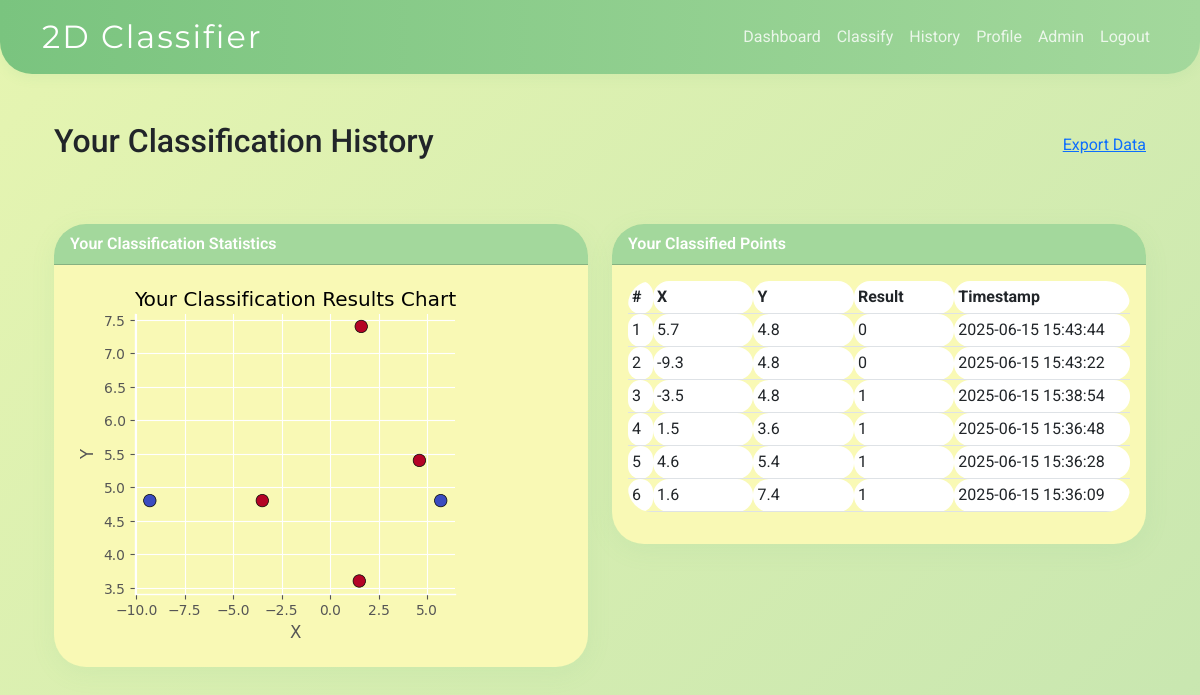
The app's page /history (signed in) with its own data.
### app/models.py (models this page shows)
class ClassifiedPoint(db.Model):
    id = db.Column(db.Integer, primary_key=True)
    user_id = db.Column(db.Integer, db.ForeignKey('user.id'))  # Foreign key to User
    x = db.Column(db.Float, nullable=False)
    y = db.Column(db.Float, nullable=False)
    label = db.Column(db.Integer, nullable=False)
    result = db.Column(db.Integer, nullable=False)
    timestamp = db.Column(db.DateTime, server_default=db.func.now())  # Creation time

### app/main/routes.py (the view)
@main.route('/history')
@login_required
def history():
    points = ClassifiedPoint.query.filter_by(user_id=current_user.id).order_by(ClassifiedPoint.timestamp.desc()).all()
    chart_image = None
    if points:
        plt.style.use('ggplot')
        xs = [p.x for p in points]
        ys = [p.y for p in points]
        results = [p.result for p in points]
        fig, ax = plt.subplots(figsize=(4,4))
        ax.scatter(xs, ys, c=results, cmap='coolwarm', s=80, edgecolor='black')
        ax.set_xlabel('X')
        ax.set_ylabel('Y')
        ax.set_title('Your Classification Results Chart')
        ax.spines['top'].set_visible(False)
        ax.spines['right'].set_visible(False)
        fig.subplots_adjust(left=0.18, right=0.98, top=0.88, bottom=0.18)
        buf = io.BytesIO()
        plt.savefig(buf, format='png', bbox_inches='tight', transparent=True)
        buf.seek(0)
        chart_image = base64.b64encode(buf.getvalue()).decode('utf-8')
        plt.close(fig)
    return render_template('main/history.html', points=points, chart_image=chart_image)

### app/auth/routes.py (called while the page is built)
@login_manager.user_loader
def load_user(user_id):
    return User.query.get(int(user_id))

### app/models.py (called while the page is built)
    def is_admin(self):
        return self.role and self.role.name == 'admin'

### app/templates/main/history.html (shortened to what this page needs)
{% extends 'bootstrap/base.html' %}
{% block content %}
<div class="container mt-5">
    <div class="d-flex justify-content-between align-items-center mb-4">
        <h2>Your Classification History</h2>
        <a href="{{ url_for('main.export_data') }}" class="export-btn">
            Export Data
        </a>
    </div>
    <div class="row">
        <div class="col-md-6">
            <div class="card mb-4">
                <div class="card-header bg-info text-white">Your Classification Statistics</div>
                <div class="card-body">
                    <div class="chart-container">
                        <img class="img-fluid" alt="Your Classification Results Chart">
                    </div>
                </div>
            </div>
        </div>
        <div class="col-md-6">
            <div class="card mb-4">
                <div class="card-header bg-info text-white">Your Classified Points</div>
                <div class="card-body">
                    <div class="table-responsive">
                        <table class="table table-sm table-hover">
                            <thead>
                                <tr>
                                    <th style="width: 5%">#</th>
                                    <th style="width: 20%">X</th>
                                    <th style="width: 20%">Y</th>
                                    <th style="width: 20%">Result</th>
                                    <th style="width: 35%">Timestamp</th>
                                </tr>
                            </thead>
                            <tbody>
                            {% for point in points %}
                                <tr>
                                    <td>{{ loop.index }}</td>
                                    <td>{{ point.x }}</td>
                                    <td>{{ point.y }}</td>
                                    <td>{{ point.result }}</td>
                                    <td>{{ point.timestamp.strftime('%Y-%m-%d %H:%M:%S') }}</td>
                                </tr>
                            {% endfor %}
                            </tbody>
                        </table>
                    </div>
                </div>
            </div>
        </div>
    </div>
</div>
{% endblock %}

### app/templates/bootstrap/base.html (shortened to what this page needs)
<!doctype html>
<html lang="en">
<head>
    <link href="https://cdn.jsdelivr.net/npm/bootstrap@5.3.0/dist/css/bootstrap.min.css" rel="stylesheet">
</head>
<body>
<nav class="navbar navbar-expand-lg">
    <div class="container">
        <a class="navbar-brand" href="/">2D Classifier</a>
        <div class="collapse navbar-collapse" id="navbarNav">
            <ul class="navbar-nav ms-auto">
                {% if current_user.is_authenticated %}
                <li class="nav-item"><a class="nav-link" href="{{ url_for('main.index') }}">Dashboard</a></li>
                <li class="nav-item"><a class="nav-link" href="{{ url_for('main.classify') }}">Classify</a></li>
                <li class="nav-item"><a class="nav-link" href="{{ url_for('main.history') }}">History</a></li>
                <li class="nav-item"><a class="nav-link" href="{{ url_for('user.profile') }}">Profile</a></li>
                {% if current_user.is_admin() %}
                <li class="nav-item"><a class="nav-link" href="{{ url_for('main.admin_dashboard') }}">Admin</a></li>
                {% endif %}
                <li class="nav-item"><a class="nav-link" href="{{ url_for('auth.logout') }}">Logout</a></li>
                {% else %}
                <li class="nav-item"><a class="nav-link" href="{{ url_for('auth.login') }}">Login</a></li>
                <li class="nav-item"><a class="nav-link" href="{{ url_for('auth.register') }}">Register</a></li>
                {% endif %}
            </ul>
        </div>
    </div>
</nav>
<div class="container">
    {% block content %}{% endblock %}
</div>
</body>
</html>

### app/templates/bootstrap/base.html (style rules this page uses)
:root { --green-dark: #7AC47F; --green-medium: #A3D89C; --green-light: #C7E6B0; --green-pale: #E6F5B1; --green-very-pale: #F9F9B5; }
body { font-family: 'Roboto', Arial, sans-serif; background: linear-gradient(135deg, var(--green-pale) 0%, var(--green-light) 100%); min-height: 100vh; }
.navbar { background: linear-gradient(90deg, var(--green-dark) 0%, var(--green-medium) 100%); box-shadow: 0 4px 12px rgba(122, 196, 127, 0.10); border-radius: 0 0 2rem 2rem; }
.navbar-brand { font-family: 'Montserrat', sans-serif; font-size: 2rem; letter-spacing: 2px; color: #fff !important; }
.nav-link, .navbar-brand { color: #fff !important; border-radius: 2rem; transition: color 0.2s, background 0.3s, box-shadow 0.3s, transform 0.2s; }
.card { border-radius: 2rem; box-shadow: 0 6px 24px rgba(122, 196, 127, 0.10); margin-top: 2rem; background: var(--green-very-pale); border: none; }
.card-header { border-radius: 2rem 2rem 0 0 !important; background: var(--green-medium) !important; color: #fff !important; font-weight: 600; }
.card-body { border-radius: 0 0 2rem 2rem !important; }
table.table { border-radius: 1.5rem; overflow: hidden; }
th, td { border-radius: 1rem !important; }
.nav-link { position: relative; color: rgba(255, 255, 255, 0.8) !important; text-decoration: none; }
.nav-link::after { content: ''; position: absolute; width: 0; height: 2px; bottom: 0; left: 0; background-color: #fff; transition: width 0.3s ease; }

### records on screen
ClassifiedPoint: x "5.7", y "4.8", result "0", timestamp "2025-06-15 15:43:44"
ClassifiedPoint: x "-9.3", y "4.8", result "0", timestamp "2025-06-15 15:43:22"
ClassifiedPoint: x "-3.5", y "4.8", result "1", timestamp "2025-06-15 15:38:54"
ClassifiedPoint: x "1.5", y "3.6", result "1", timestamp "2025-06-15 15:36:48"
ClassifiedPoint: x "4.6", y "5.4", result "1", timestamp "2025-06-15 15:36:28"
ClassifiedPoint: x "1.6", y "7.4", result "1", timestamp "2025-06-15 15:36:09"
